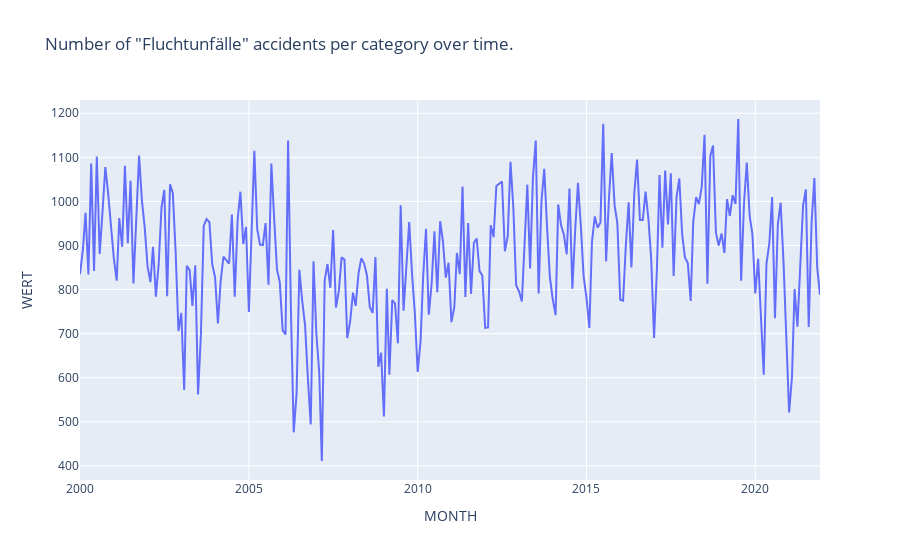

Notebook source saved alongside this figure:
### Code cell
fig = px.line(df[df.MONATSZAHL == 'Fluchtunfälle'], x="MONTH", y="WERT", title='Number of "Fluchtunfälle" accidents per category over time.')
fig.show()

### Figure 1 — Plotly figure (JSON) as saved in the notebook; plotly's stock layout.template omitted (floating-point values rounded to 4 significant figures; data arrays with more than 128 entries replaced by an {"elided": "..."} marker saying what was removed)
{"data": [{"hovertemplate": "MONTH=%{x}<br>WERT=%{y}<extra></extra>", "legendgroup": "", "line": {"color": "#636efa", "dash": "solid"}, "marker": {"symbol": "circle"}, "mode": "lines", "name": "", "orientation": "v", "showlegend": false, "type": "scatter", "x": {"elided": "264 str values"}, "xaxis": "x", "y": {"elided": "264 int values"}, "yaxis": "y"}], "layout": {"legend": {"tracegroupgap": 0}, "title": {"text": "Number of \"Fluchtunfälle\" accidents per category over time."}, "xaxis": {"anchor": "y", "domain": [0, 1], "title": {"text": "MONTH"}}, "yaxis": {"anchor": "x", "domain": [0, 1], "title": {"text": "WERT"}}}}
